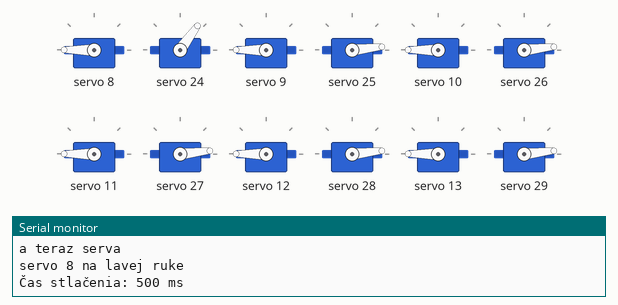
Bench run of a sketch on a simulated ESP32. Parts: 12 × servo, the last lines printed to the serial monitor. Stepper angles assume 200 steps per turn.

Above: at 16.6 s.
At 17.6 s:
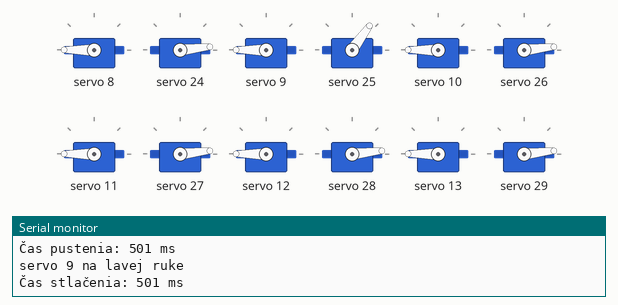
At 18.6 s:
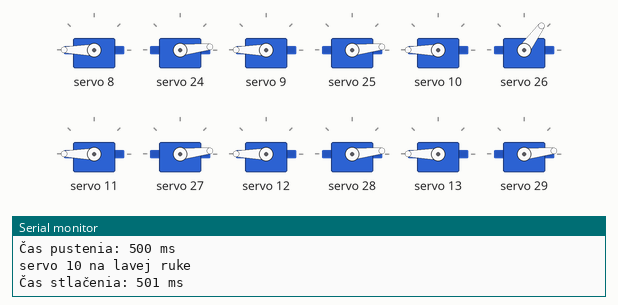
At 21.6 s:
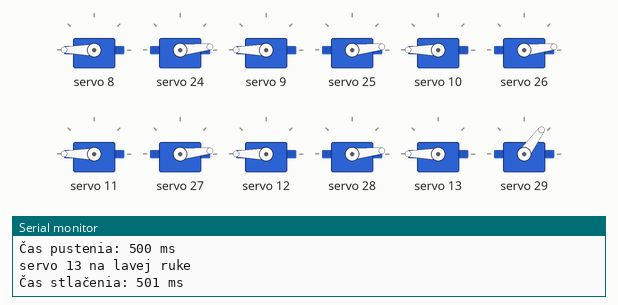
At 32.1 s:
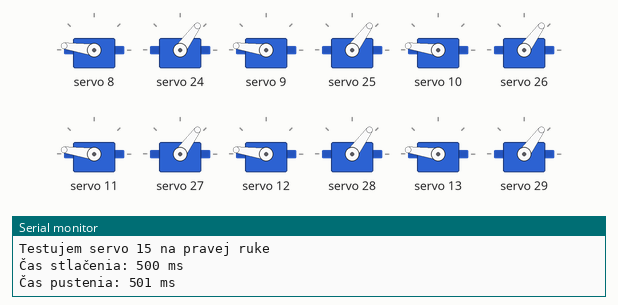
At 32.7 s:
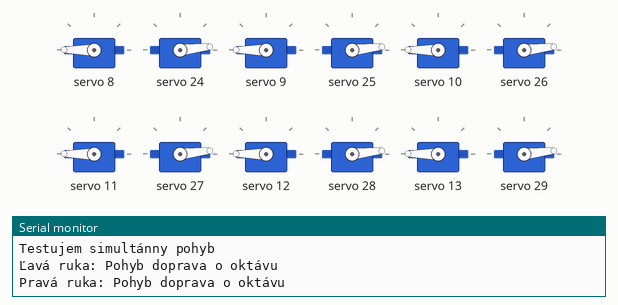
Timing chart, 0 to 34.2 s (numbered marks = the images above):
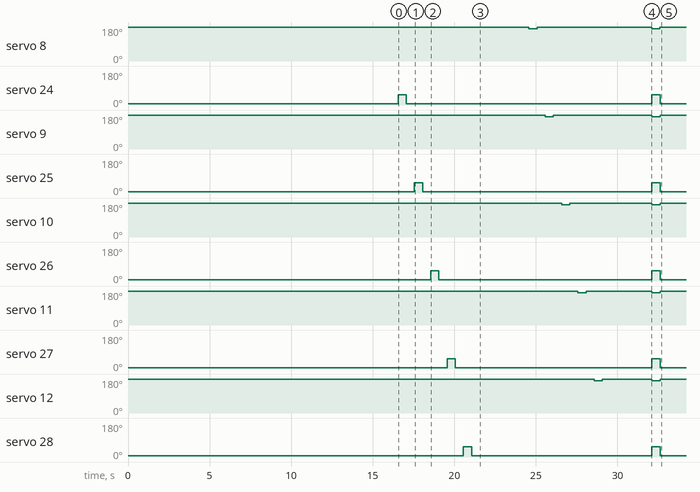

The sketch:

kalibracia.ino
```cpp
#include <FastAccelStepper.h>
#include <Adafruit_PWMServoDriver.h>
#include <Wire.h>


#define SERVOMIN  125
#define SERVOMAX  575
#define numServos 8
#define stepsPerNote 984
#define stepsPerOctave 6840
#define speedInHz 15000
#define acceleration 40000

const int leftHandStepPin = 5;
const int leftHandDirPin = 16;
const int leftHandEnPin = 18;
const int rightHandStepPin = 4;
const int rightHandDirPin = 17;
const int rightHandEnPin = 15;

FastAccelStepperEngine engine = FastAccelStepperEngine();
FastAccelStepper *stepperLeft = NULL;
FastAccelStepper *stepperRight = NULL;

Adafruit_PWMServoDriver pca9685right(0x40, Wire);
Adafruit_PWMServoDriver pca9685left(0x41, Wire);


struct Hand {
  int currentOctave;
  int currentNote;
  Adafruit_PWMServoDriver* pca9685;
  unsigned long timeFromMoving;
  unsigned long lastTime;
};

Hand leftHand = {
  .currentOctave = 0,
  .currentNote = 0,
  .pca9685 = &pca9685left,
  .timeFromMoving = 0,
  .lastTime = 0,
};
Hand rightHand = {
  .currentOctave = 0,
  .currentNote = 0,
  .pca9685 = &pca9685right,
  .timeFromMoving = 0,
  .lastTime = 0,
};

void setup() {
  Serial.begin(115200);
  Wire.begin(21, 22);

  pca9685right.begin();
  pca9685left.begin();

  pca9685right.setPWMFreq(50);
  pca9685left.setPWMFreq(50);

  for (int i = 8; i < numServos+8; i++) {
    rightHand.pca9685->setPWM(i, 0, SERVOMAX);
    leftHand.pca9685->setPWM(i, 0, SERVOMIN);
  }
  engine.init();
  stepperLeft = engine.stepperConnectToPin(leftHandStepPin);

  stepperLeft->setDirectionPin(leftHandDirPin);
  stepperLeft->setEnablePin(leftHandEnPin);
  stepperLeft->setAutoEnable(true);

  stepperLeft->setSpeedInHz(speedInHz);
  stepperLeft->setAcceleration(acceleration);
  stepperLeft->setCurrentPosition(0);

  stepperRight = engine.stepperConnectToPin(rightHandStepPin);

  stepperRight->setDirectionPin(rightHandDirPin);
  stepperRight->setEnablePin(rightHandEnPin);
  stepperRight->setAutoEnable(true);

  stepperRight->setSpeedInHz(speedInHz);
  stepperRight->setAcceleration(acceleration);
  stepperRight->setCurrentPosition(0);

  delay(3000);

  // Test krokových motorov
  unsigned long start = millis();
  lavy_doprava(stepsPerOctave);
  Serial.printf("Čas pohybu: %lu ms\n", millis() - start);
  delay(1000);
  start = millis();
  lavy_dolava(stepsPerOctave);
  Serial.printf("Čas pohybu: %lu ms\n", millis() - start);
  delay(1000);
  start = millis();
  pravy_dolava(stepsPerOctave);
  Serial.printf("Čas pohybu: %lu ms\n", millis() - start);
  delay(1000);
  start = millis();
  pravy_doprava(stepsPerOctave);
  Serial.printf("Čas pohybu: %lu ms\n", millis() - start);
  delay(1000);
  start = millis();
  lavy_doprava(stepsPerNote);
  Serial.printf("Čas pohybu: %lu ms\n", millis() - start);
  delay(1000);
  start = millis();
  lavy_dolava(stepsPerNote);
  Serial.printf("Čas pohybu: %lu ms\n", millis() - start);
  delay(1000);
  start = millis();
  pravy_dolava(stepsPerNote);
  Serial.printf("Čas pohybu: %lu ms\n", millis() - start);
  delay(1000);
  start = millis();
  pravy_doprava(stepsPerNote);
  Serial.printf("Čas pohybu: %lu ms\n", millis() - start);
  delay(1000);

  // Test serv
  Serial.println("a teraz serva");
  for (int i = 8; i < numServos+8; i++) {
    Serial.printf("servo %d na lavej ruke\n", i);
    unsigned long servoStart = millis();
    leftHand.pca9685->setPWM(i, 0, SERVOMIN);
    delay(500); // Čas na stlačenie
    unsigned long pressTime = millis() - servoStart;
    Serial.printf("Čas stlačenia: %lu ms\n", pressTime);
    servoStart = millis();
    leftHand.pca9685->setPWM(i, 0, SERVOMIN + 100);
    delay(500); // Čas na pustenie
    Serial.printf("Čas pustenia: %lu ms\n", millis() - servoStart);
    leftHand.pca9685->setPWM(i, 0, SERVOMIN);
  }
  for (int i = 8; i < numServos+8; i++) {
    Serial.printf("Testujem servo %d na pravej ruke\n", i);
    unsigned long servoStart = millis();
    rightHand.pca9685->setPWM(i, 0, SERVOMAX);
    delay(500); // Čas na stlačenie
    unsigned long pressTime = millis() - servoStart;
    Serial.printf("Čas stlačenia: %lu ms\n", pressTime);
    servoStart = millis();
    rightHand.pca9685->setPWM(i, 0, SERVOMAX - 100);
    delay(500); // Čas na pustenie
    Serial.printf("Čas pustenia: %lu ms\n", millis() - servoStart);
    rightHand.pca9685->setPWM(i, 0, SERVOMAX);
  }

  for(int i=8; i<16; i++)
  {
    rightHand.pca9685->setPWM(i, 0, SERVOMAX - 100);
    leftHand.pca9685->setPWM(i, 0, SERVOMIN + 100);
  }
  delay(500);
  for(int i=8; i<16; i++)
  {
    rightHand.pca9685->setPWM(i, 0, SERVOMAX);
    leftHand.pca9685->setPWM(i, 0, SERVOMIN);
  }

  // Test simultánneho pohybu
  Serial.println("Testujem simultánny pohyb");
  xTaskCreatePinnedToCore(
    [](void *) {
      Serial.println("Ľavá ruka: Pohyb doprava o oktávu");
      unsigned long start = millis();
      lavy_doprava(stepsPerOctave);
      Serial.printf("Ľavá ruka: Čas pohybu doprava: %lu ms\n", millis() - start);
      start = millis();
      lavy_dolava(stepsPerOctave);
      Serial.printf("Ľavá ruka: Čas pohybu doľava: %lu ms\n", millis() - start);
      vTaskDelete(NULL);
    }, "LeftHandTask", 4096, NULL, 1, NULL, 0);
  xTaskCreatePinnedToCore(
    [](void *) {
      Serial.println("Pravá ruka: Pohyb doprava o oktávu");
      unsigned long start = millis();
      pravy_doprava(stepsPerOctave);
      Serial.printf("Pravá ruka: Čas pohybu doprava: %lu ms\n", millis() - start);
      start = millis();
      pravy_dolava(stepsPerOctave);
      Serial.printf("Pravá ruka: Čas pohybu doľava: %lu ms\n", millis() - start);
      vTaskDelete(NULL);
    }, "RightHandTask", 4096, NULL, 1, NULL, 1);
}

void loop() {
}

void lavy_doprava(int steps) {
  stepperLeft->move(steps);
  while (stepperLeft->isRunning());
}

void lavy_dolava(int steps) {
  stepperLeft->move(-steps);
  while (stepperLeft->isRunning());
}

void pravy_doprava(int steps) {
  stepperRight->move(steps);
  while (stepperRight->isRunning());
}

void pravy_dolava(int steps) {
  stepperRight->move(-steps);
  while (stepperRight->isRunning());
}
```

Measured:
- by itself, servo 24: alternates 54° for 0.51 s and 6° for 15.0 s
- by itself, servo 9: alternates 180° for 6.0 s and 172° for 0.51 s
- by itself, servo 25: alternates 54° for 0.51 s and 6° for 14.0 s
- by itself, servo 10: alternates 180° for 5.0 s and 172° for 0.51 s
- by itself, servo 26: alternates 54° for 0.51 s and 6° for 13.0 s
- by itself, servo 11: alternates 180° for 4.0 s and 172° for 0.51 s, 4 changes in all, then stays 180°
- by itself, servo 27: alternates 54° for 0.51 s and 6° for 12.0 s
- by itself, servo 12: alternates 180° for 3.0 s and 172° for 0.51 s, 4 changes in all, then stays 180°
